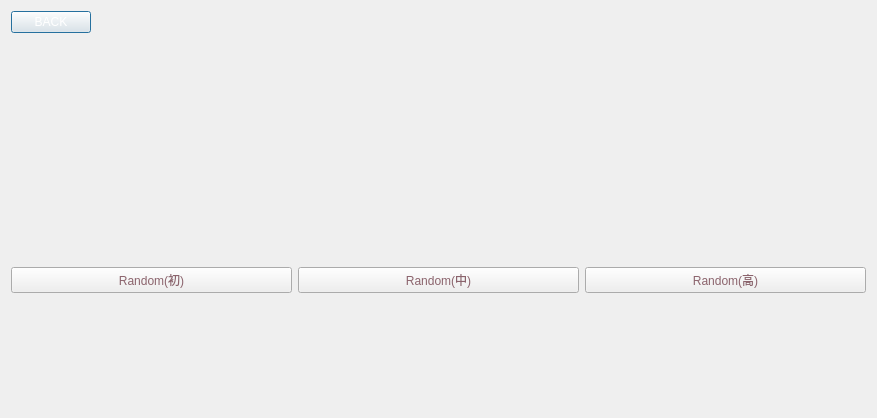
<?xml version="1.0" encoding="UTF-8"?>
<ui version="4.0">
 <class>Select</class>
 <widget class="QDialog" name="Select">
  <property name="geometry">
   <rect>
    <x>0</x>
    <y>0</y>
    <width>877</width>
    <height>418</height>
   </rect>
  </property>
  <property name="windowTitle">
   <string>Dialog</string>
  </property>
  <layout class="QHBoxLayout" name="horizontalLayout_3">
   <item>
    <layout class="QVBoxLayout" name="verticalLayout">
     <item>
      <layout class="QHBoxLayout" name="horizontalLayout">
       <item>
        <widget class="QPushButton" name="pushButton">
         <property name="styleSheet">
          <string notr="true">color:white;
font: 75 36pt &quot;Agency FB&quot;;
</string>
         </property>
         <property name="text">
          <string>BACK</string>
         </property>
        </widget>
       </item>
       <item>
        <spacer name="horizontalSpacer">
         <property name="orientation">
          <enum>Qt::Horizontal</enum>
         </property>
         <property name="sizeHint" stdset="0">
          <size>
           <width>40</width>
           <height>20</height>
          </size>
         </property>
        </spacer>
       </item>
      </layout>
     </item>
     <item>
      <spacer name="verticalSpacer">
       <property name="orientation">
        <enum>Qt::Vertical</enum>
       </property>
       <property name="sizeHint" stdset="0">
        <size>
         <width>13</width>
         <height>20</height>
        </size>
       </property>
      </spacer>
     </item>
     <item>
      <layout class="QGridLayout" name="gridLayout" rowstretch="0" columnstretch="0">
       <property name="horizontalSpacing">
        <number>120</number>
       </property>
       <property name="verticalSpacing">
        <number>100</number>
       </property>
      </layout>
     </item>
     <item>
      <spacer name="verticalSpacer_3">
       <property name="orientation">
        <enum>Qt::Vertical</enum>
       </property>
       <property name="sizeHint" stdset="0">
        <size>
         <width>20</width>
         <height>40</height>
        </size>
       </property>
      </spacer>
     </item>
     <item>
      <layout class="QHBoxLayout" name="horizontalLayout_2">
       <item>
        <widget class="QPushButton" name="ran1">
         <property name="styleSheet">
          <string notr="true">color:#8B636C;
font: 75 36pt &quot;Agency FB&quot;;
</string>
         </property>
         <property name="text">
          <string>Random(初)</string>
         </property>
        </widget>
       </item>
       <item>
        <widget class="QPushButton" name="sran">
         <property name="styleSheet">
          <string notr="true">color:#8B636C;
font: 75 36pt &quot;Agency FB&quot;;
</string>
         </property>
         <property name="text">
          <string>Random(中)</string>
         </property>
        </widget>
       </item>
       <item>
        <widget class="QPushButton" name="ran3">
         <property name="styleSheet">
          <string notr="true">color:#8B636C;
font: 75 36pt &quot;Agency FB&quot;;
</string>
         </property>
         <property name="text">
          <string>Random(高)</string>
         </property>
        </widget>
       </item>
      </layout>
     </item>
     <item>
      <spacer name="verticalSpacer_2">
       <property name="orientation">
        <enum>Qt::Vertical</enum>
       </property>
       <property name="sizeHint" stdset="0">
        <size>
         <width>40</width>
         <height>20</height>
        </size>
       </property>
      </spacer>
     </item>
    </layout>
   </item>
  </layout>
 </widget>
 <resources/>
 <connections/>
</ui>
